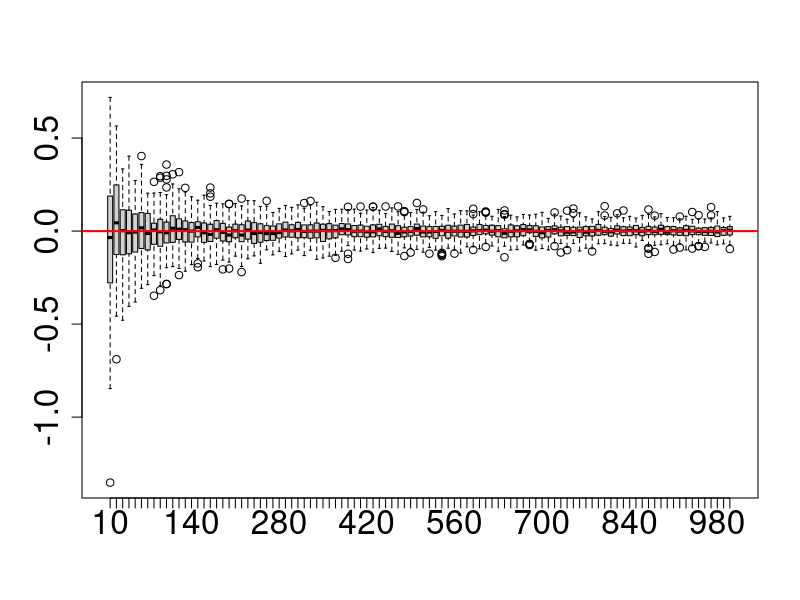

R code for this plot:
m=100
mean_samples=function(n=10){
     X=matrix(rnorm(n*m),nrow=m,ncol=n)
     return(rowMeans(X))
   }
 B=matrix(NA,100,100)
 for(i in 1:100){
     B[,i]=mean_samples(i*10)
   }
 colnames(B)=as.character(seq(10,1000,by=10))
 boxplot(B,cex.axis=2)
 abline(h=0,col="red",lwd=2)

# u=seq(0,21,by=.2)
# v=sqrt(u*10)
# lines(u,1.96/v,col="red")
# lines(u,-1.96/v,col="red")
